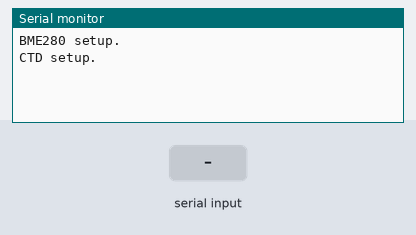
Bench run of a sketch on a simulated Arduino Uno, built with avr-gcc and run on an emulated ATmega328P. Parts: the last lines printed to the serial monitor. Inputs (shaded band) come from the test bench.

Above: at 1.2 s.
1.3 s: ",\n" received over Serial
At 2.3 s:
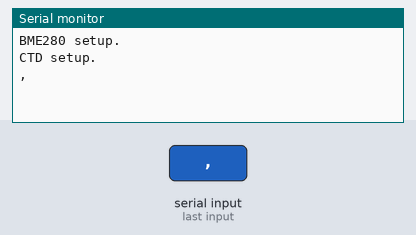
2.8 s: "1\n" received over the second serial link
At 3.5 s:
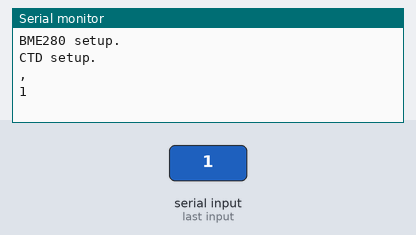
4.3 s: "0\n" received over Serial
At 4.7 s:
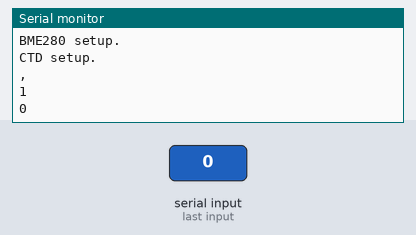
5.8 s: "2\n" received over the second serial link
At 7.1 s:
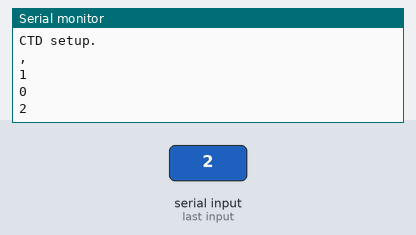

Measured:
- after the input at 1.3 s, the serial monitor: prints a new line at once (image 1)
- after the input at 2.8 s, the serial monitor: prints a new line at once (image 2)
- after the input at 4.3 s, the serial monitor: prints a new line at once (image 3)
- after the input at 5.8 s, the serial monitor: prints a new line at once (image 4)

The sketch:

scienceBayLogger.ino
```cpp
#include <SoftwareSerial.h>
#include <Wire.h>
#include <SPI.h>
#include <Adafruit_Sensor.h>
#include <Adafruit_BME280.h>
#include <stdlib.h>

#define rxPin 10
#define txPin 11
const int NUMBER_OF_CTD_FIELDS=4;
const int NUMBER_OF_BME_FIELDS=3;
const int PRECISION = 8;
const int BUFFERSIZE = 128;

Adafruit_BME280 bme; // I2C

// Set up a new SoftwareSerial object
SoftwareSerial CTDserial =  SoftwareSerial(rxPin, txPin);
int bmeStatus = 0;

float BMEfields[NUMBER_OF_BME_FIELDS];

void setup()  {
  Serial.begin(9600);
  while (!Serial);
  bmeStatus = setupBme280();
  setupCTD();
}

void loop() {
  int status = 0;

  processInput();
  status = readCTDvalues();
  switch(status) {
  case -1:
      delay(50);
      break;
  case 3:
  case 4:
    readBMEvalues(BMEfields, bmeStatus);
    Serial.print(", ");
    Serial.print(BMEfields[0], PRECISION);Serial.print(", ");
    Serial.print(BMEfields[1], PRECISION);Serial.print(", ");
    Serial.print(BMEfields[2], PRECISION);
    Serial.println();
    delay(100);
    break;
  }
}

void setupCTD() {
  // Define pin modes for TX and RX
  pinMode(rxPin, INPUT);
  pinMode(txPin, OUTPUT);
  // Set the baud rate for the SoftwareSerial object
  CTDserial.begin(9600);
  Serial.println("CTD setup.");
}


void processInput(){
  char c;
  while (Serial.available()){
    c = Serial.read();
    CTDserial.write(c);
    Serial.write(c);
  }
}


int readCTDvalues(){
  char c;
  static int returnFound = 0;
  static char s[BUFFERSIZE];
  static int n=0;
  int status;

  // The end of a line is characterised by \r\n
  status = -1; // no character read at this cycle
  while (CTDserial.available() > 0) {
    status = 0;
    c = CTDserial.read();
    if (c == '\r'){}//ignore
    else if (c == '\n'){
      returnFound = 1;
    }
    else {
      s[n++] = c;
      Serial.write(c); // Does not write the \n
    }
  }

  if (returnFound == 1){
    returnFound = 0;
    s[n]='\0';
    status = estimateNumberOfValues(s, n);
    n = 0;
    strcpy(s, "");
    if ((status!=3) && (status!=4)){
      Serial.println();
      //Serial.write('\n'); //write \n always except when we have 3 or 4 values.
    }

  }
  return status;
}

int estimateNumberOfValues(char *s, int n){
  int status = 0;
  for(int i=0; i<n; ++i){
    if (s[i]==','){
      status++;
    }
    if ((s[i]>=65) && (s[i]<=122)){ // a letter occurred in string
      status = 0;
      break;
    }
  }
  if(status>0)
    status++;
  return status;
}

int setupBme280() {
    int status;

    status = bme.begin();
    if(status){
        Serial.println("BME280 setup.");
    }
    return status;
}


void readBMEvalues(float *bme_fields, int bmeStatus) {
  if (bmeStatus == 1){
    bme_fields[0] = bme.readTemperature();
    bme_fields[1] = bme.readPressure()/1e5;
    bme_fields[2] = bme.readHumidity();
  }
  else {
    bme_fields[0] = 0.0;
    bme_fields[1] = 0.0;
    bme_fields[2] = 0.0;
  }
}
```
